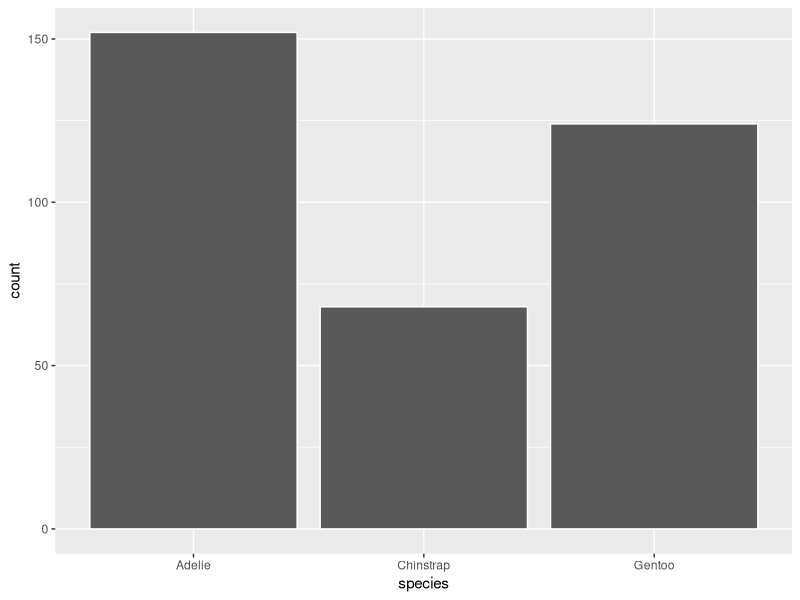
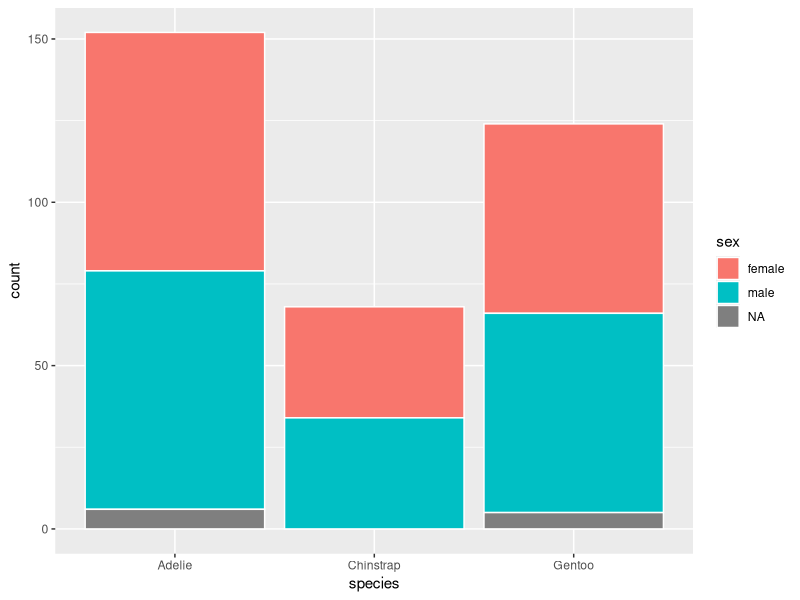
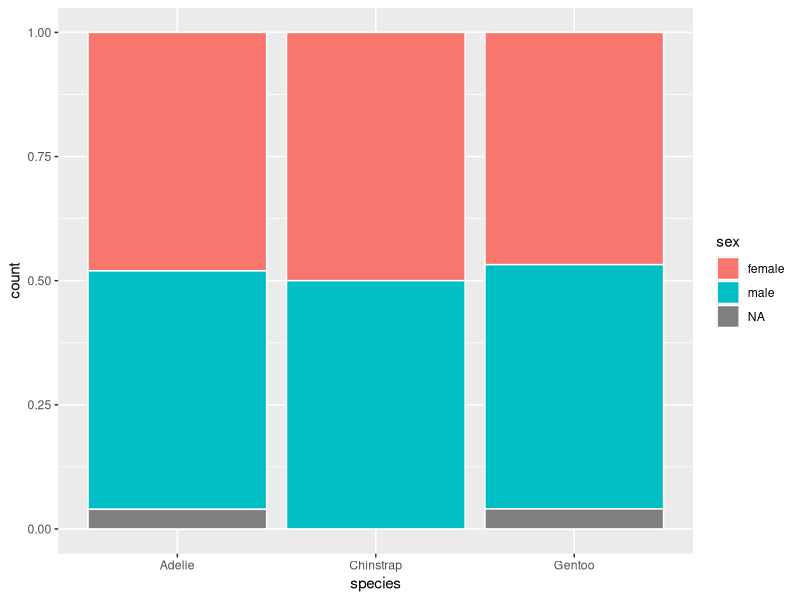
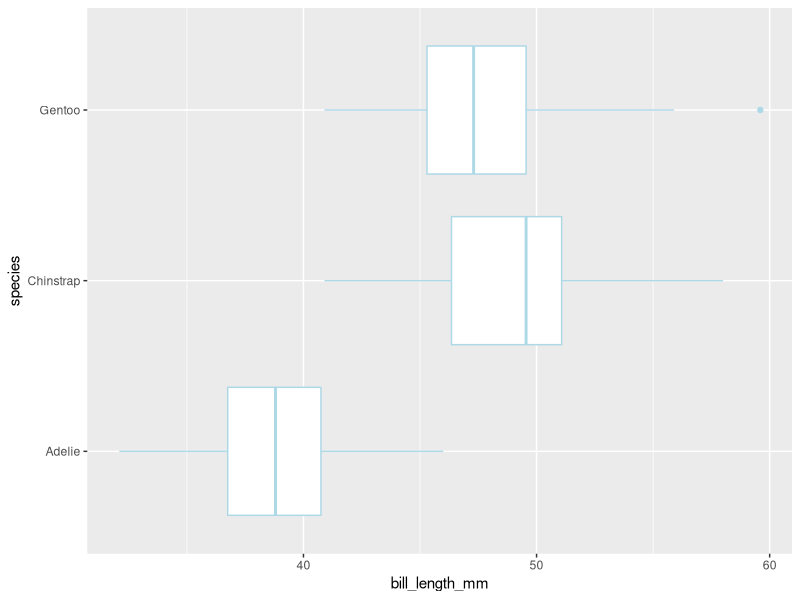
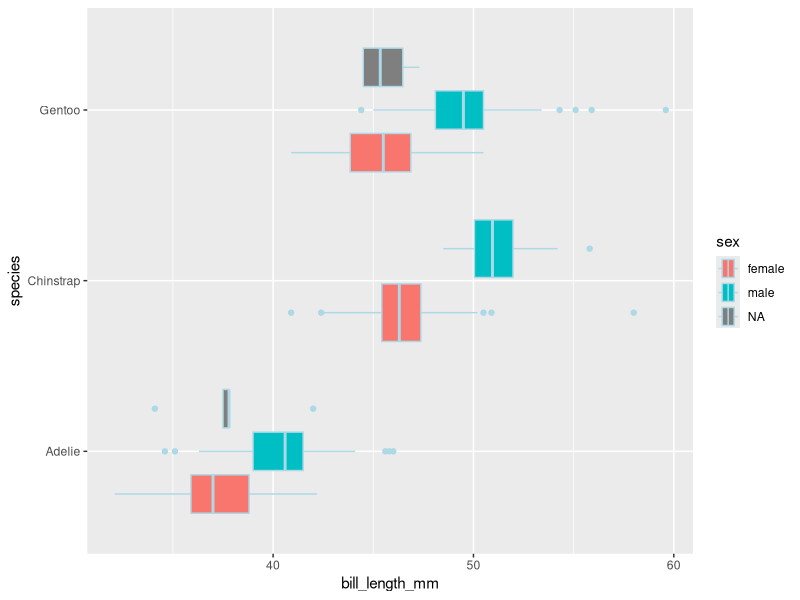
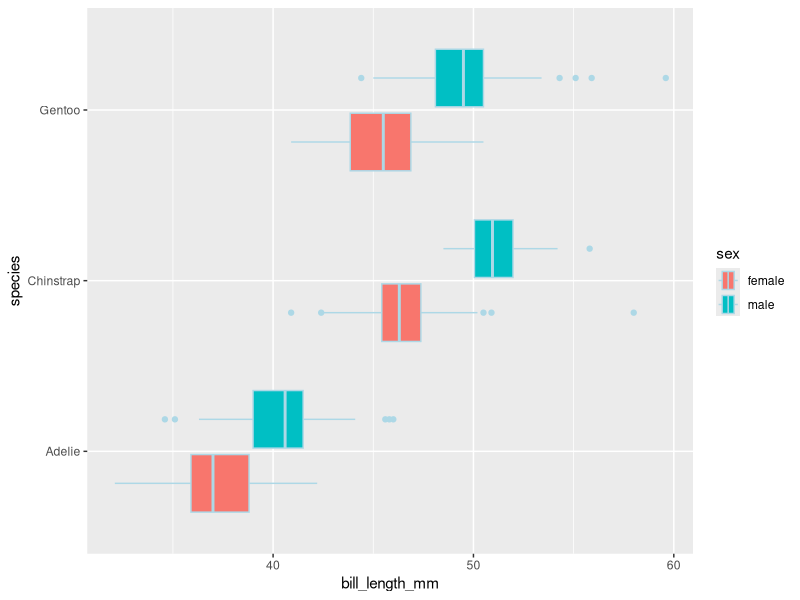
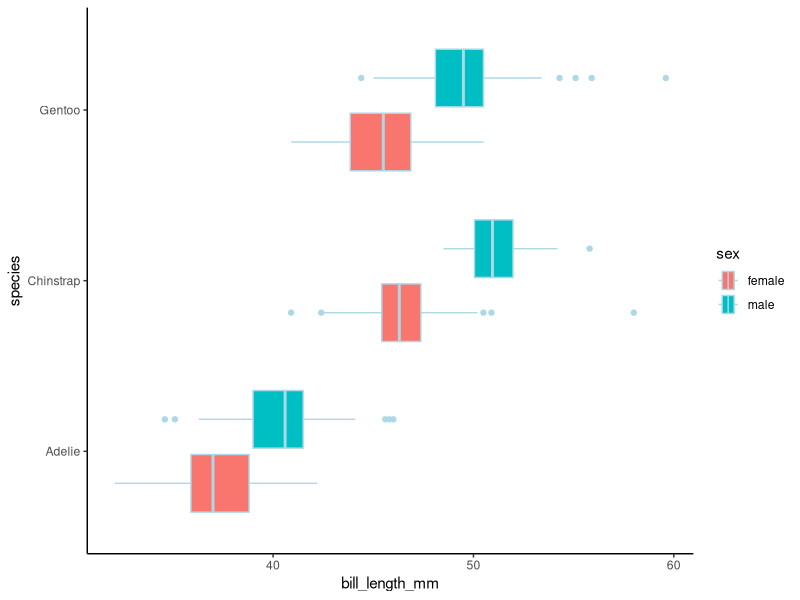
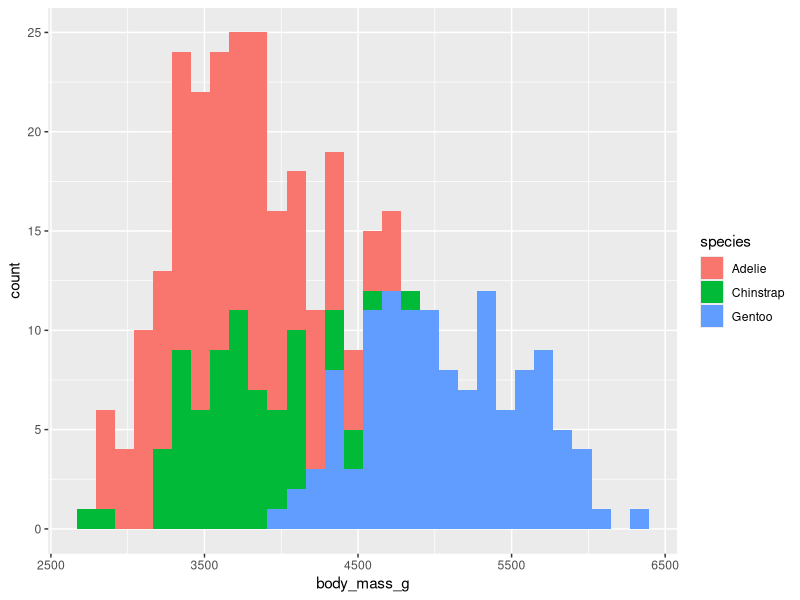

Reproduce these figures in R, in order.
## ---- chunk 1
knitr::opts_chunk$set(echo = TRUE)
## ---- chunk 2
# Load required packages here - change options to remove messages

library(ggplot2)
library(palmerpenguins) # You may need to install this one first
library(dplyr) # Used for filter() function later
## ---- chunk 3
# Lots of ways to do this. Below are a few options.
head(penguins, n = 5)
str(penguins)
# ?penguins # This one is commented out so it doesn't open a pop up window
summary(penguins)
## ---- chunk 4
ggplot(penguins) +
  geom_bar(aes(x = species),
           color = "white")
## ---- chunk 5
ggplot(penguins) +
  geom_bar(aes(x = species,
               fill = sex),
           color = "white")
## ---- chunk 6
ggplot(penguins) +
  geom_bar(aes(x = species,
               fill = sex),
           color = "white",
           position = "fill")
## ---- chunk 7
ggplot(penguins) +
  geom_boxplot(aes(x = bill_length_mm,
                   y = species),
               color = "lightblue")
## ---- chunk 8
ggplot(penguins) +
  geom_boxplot(aes(x = bill_length_mm,
                   y = species,
                   fill = sex),
               color = "lightblue")
## ---- chunk 9
# Note: You need to load dplyr for the filter() funciton to work. I added this
#   at the top of my code with my other packages.

ggplot(filter(penguins, !is.na(sex))) +
  geom_boxplot(aes(x = bill_length_mm,
                   y = species,
                   fill = sex),
               color = "lightblue")
## ---- chunk 10
library(dplyr)
ggplot(filter(penguins, !is.na(sex))) +
  geom_boxplot(aes(x = bill_length_mm,
                   y = species,
                   fill = sex),
               color = "lightblue") +
  theme_classic()
## ---- chunk 11
ggplot(penguins) +
  geom_histogram(aes(x = body_mass_g, fill = species))
## ---- chunk 12
ggplot(penguins) +
  geom_histogram(aes(x = body_mass_g, fill = species)) +
  facet_wrap(vars(species)) +
  theme_bw()
## ---- chunk 13
ggplot(penguins) +
  geom_histogram(aes(x = body_mass_g, fill = species)) +
  facet_wrap(vars(species), ncol = 1) +
  theme_bw()
## ---- chunk 14
ggplot(penguins) +
  geom_histogram(aes(x = body_mass_g, fill = species)) +
  facet_grid(rows = vars(sex),
             cols = vars(species)) +
  theme_bw()
## ---- chunk 15
# Answers will vary from person to person
